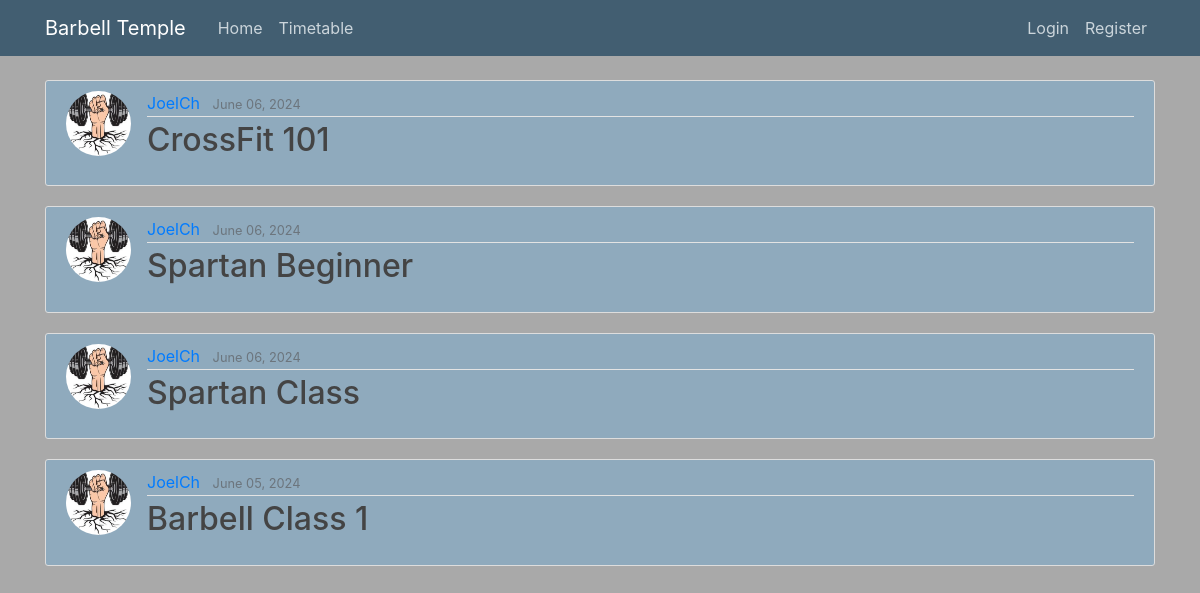
The app's page /, older data.
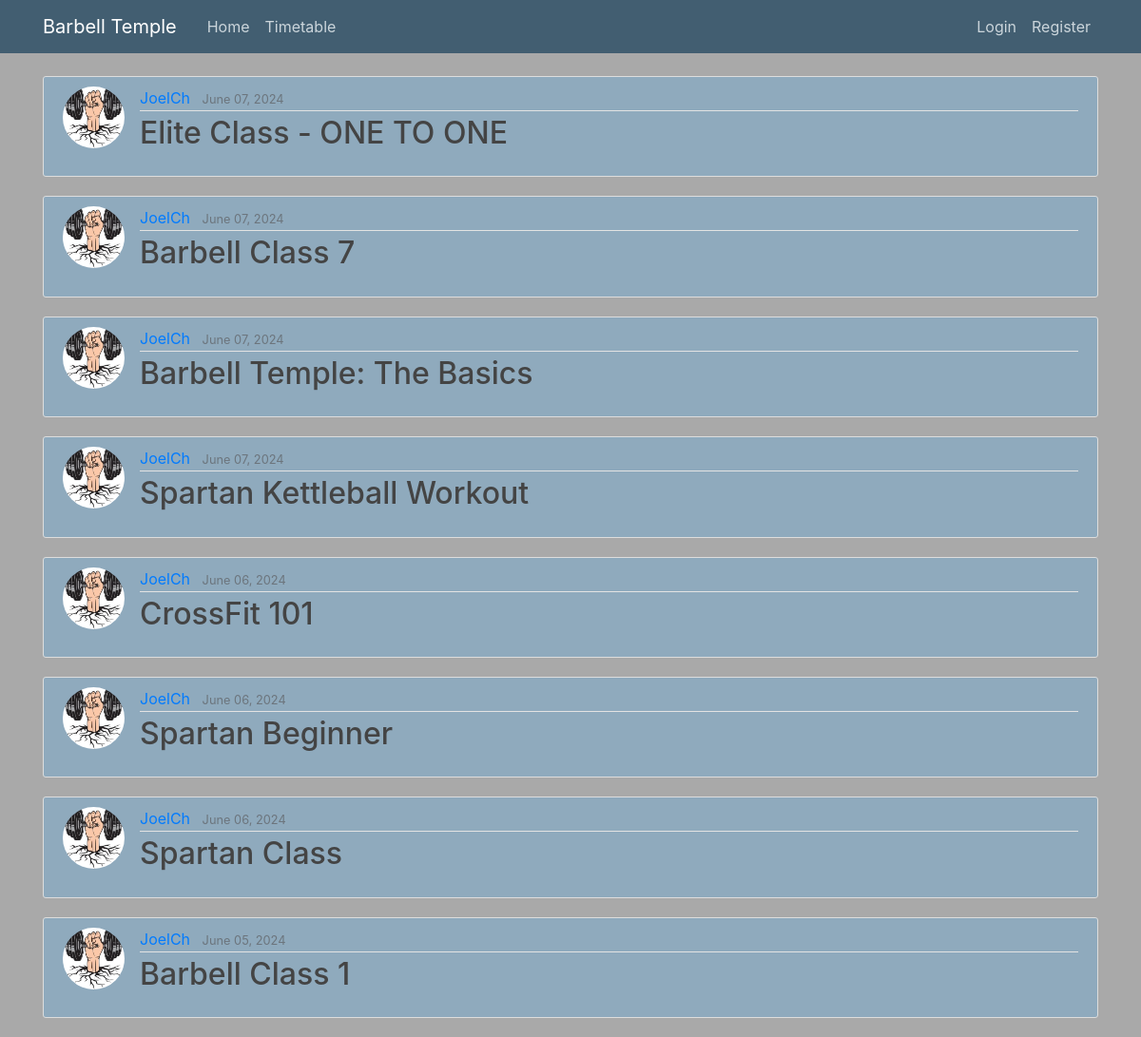
The same page, newer data.
### barbell_classes/models.py (models this page shows, shortened)
class BarbellClass(models.Model):
    title = models.CharField(max_length=100, help_text="Enter the title of the barbell class (e.g., 'Beginner Strength Training')")
    image = CloudinaryField('image', default='placeholder')
    date_posted = models.DateTimeField(default=timezone.now)
    author = models.ForeignKey(User, on_delete=models.CASCADE)
    class_datetime = models.DateTimeField(default=timezone.now, help_text="Enter the date and time of the class (yyyy/mm/dd hours:minutes)")
    duration = models.TextField(default='', help_text="Enter the duration of the class (e.g., '1 hour')")
    difficulty = models.TextField(default='', help_text="Enter the difficulty level of the class (e.g., 'Beginner', 'Intermediate', 'Advanced')")
    description = models.TextField(help_text="Provide a detailed description of the class")
    available_spots = models.IntegerField(default=0, help_text="Number of available spots")

### users/models.py (models this page shows, shortened)
class Profile(models.Model):
    user = models.OneToOneField(User, on_delete=models.CASCADE)  # One-to-one relationship with User model
    image = models.ImageField(default='default.jpg', upload_to='profile_pictures')  # Image field for profile picture

### barbell_classes/views.py (the view)
# urls.py: path('', BarbellClassListView.as_view(), name='barbell_classes-home'),
class BarbellClassListView(ListView):
    model = BarbellClass
    template_name = 'barbell_classes/home.html'
    context_object_name = 'barbellclass_updates'
    ordering = ['-date_posted']

### barbell_classes/templates/barbell_classes/home.html (shortened to what this page needs)
{% extends "barbell_classes/base.html" %}
{% block content %}
    {% for barbellclass_update in barbellclass_updates %}
        <article class="media content-section">
            <img class="rounded-circle article-img" src="{{ barbellclass_update.author.profile.image.url }}">
            <div class="media-body">
                <div class="article-metadata">
                    <a class="mr-2" href="#">{{ barbellclass_update.author }}</a>
                    <small class="text-muted">{{ barbellclass_update.date_posted|date:"F d, Y" }}</small>
                </div>
                <h2><a class="article-title" href="{% url 'barbellclass-detail' barbellclass_update.id %}">{{ barbellclass_update.title }}</a></h2>
            </div>
        </article>
    {% endfor %}
{% endblock content %}

### barbell_classes/templates/barbell_classes/base.html (shortened to what this page needs)
{% load static %}
<!DOCTYPE html>
<html lang="en">
<head>
    <link rel="stylesheet" href="https://cdn.jsdelivr.net/npm/bootstrap@4.1.3/dist/css/bootstrap.min.css">
    <link href="https://cdn.jsdelivr.net/npm/@fullcalendar/core/main.css" rel="stylesheet" />
    <link href="https://cdn.jsdelivr.net/npm/@fullcalendar/daygrid/main.css" rel="stylesheet" />
    <link rel="stylesheet" type="text/css" href="{% static 'barbell_classes/main.css' %}">
</head>
<body>
    <header class="site-header">
        <nav class="navbar navbar-expand-md navbar-dark bg-steel fixed-top">
            <div class="container">
                <a class="navbar-brand mr-4" href="/">Barbell Temple</a>
                <div class="collapse navbar-collapse" id="navbarToggle">
                    <div class="navbar-nav mr-auto">
                        <a class="nav-item nav-link" href="{% url 'barbell_classes-home' %}">Home</a>
                        <a class="nav-item nav-link" href="{% url 'barbell_classes-timetable' %}">Timetable</a>
                    </div>
                    <div class="navbar-nav">
                        {% if user.is_authenticated %}
                            {% if user.is_staff or user.is_superuser %}
                                <a class="nav-item nav-link" href="{% url 'barbellclass-create' %}">New Class</a>
                            {% else %}
                                <a class="nav-item nav-link" href="{% url 'my_barbellclasses' %}">My Barbell Classes</a>
                            {% endif %}
                            <a class="nav-item nav-link" href="{% url 'profile' %}">Profile</a>
                            <a class="nav-item nav-link" href="{% url 'logout' %}">Logout</a>
                        {% else %}
                            <a class="nav-item nav-link" href="{% url 'login' %}">Login</a>
                            <a class="nav-item nav-link" href="{% url 'registration' %}">Register</a>
                        {% endif %}
                    </div>
                </div>
            </div>
        </nav>
    </header>
    <main role="main" class="container">
        <div class="row">
            <div class="col-md-12">
                {% block content %}{% endblock %}
            </div>
        </div>
    </main>
</body>
</html>

### staticfiles/barbell_classes/main.css (style rules this page uses)
body { background: gray; color: gray; background-color: darkgray; margin-top: 5rem; }
h1, h2, h3, h4, h5, h6 { color: #444444; }
.bg-steel { background-color: #425e71; }
.site-header .navbar-nav .nav-link { color: #cbd5db; }
.content-section { background: #8faabd; padding: 10px 20px; border: 1px solid #dddddd; border-radius: 3px; margin-bottom: 20px; }
.article-title { color: #444444; }
.article-img { height: 65px; width: 65px; margin-right: 16px; }
.article-metadata { padding-bottom: 1px; margin-bottom: 4px; border-bottom: 1px solid #e3e3e3 }

Row changes from the older to the newer data that the page shows:
added BarbellClass: author.profile.image (picture), author "JoelCh", date_posted "June 07, 2024", title "Elite Class - ONE TO ONE"
added BarbellClass: author.profile.image (picture), author "JoelCh", date_posted "June 07, 2024", title "Barbell Class 7"
added BarbellClass: author.profile.image (picture), author "JoelCh", date_posted "June 07, 2024", title "Barbell Temple: The Basics"
added BarbellClass: author.profile.image (picture), author "JoelCh", date_posted "June 07, 2024", title "Spartan Kettleball Workout"
